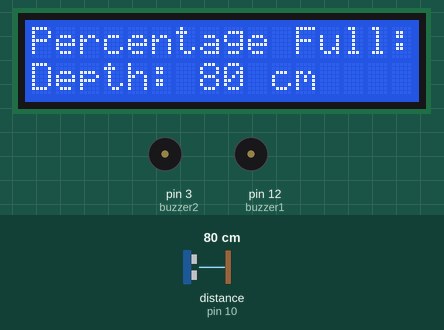
Simulated run of this sketch. Board: Arduino Uno, built with avr-gcc and run on an emulated ATmega328P. On the bench: 16×2 character LCD, buzzer (waves = sounding, pin HIGH). Wiring (inferred from the names in the program): ultrasonic range finder: trigger pin 11; echo pin 10. The test bench sets the inputs (shaded band); at power-on: distance to the obstacle (sensor on pin 10) 80 cm. The echo pulse lasts 58.3 µs per cm; pins used as bus, display or sensor lines are not drawn; what the sketch prints to the serial monitor is not drawn.

Above: at 1.2 s.
1.3 s: distance to the obstacle (sensor on pin 10) set to 2 cm
At 3.4 s:
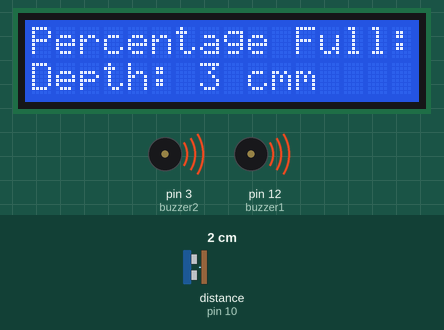
4.3 s: distance to the obstacle (sensor on pin 10) set to 83 cm
At 5.5 s:
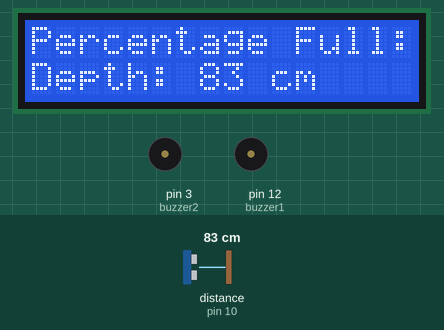
6.1 s: distance to the obstacle (sensor on pin 10) set to 77 cm
At 6.7 s:
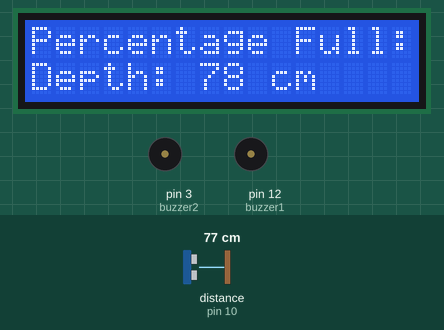
7.6 s: distance to the obstacle (sensor on pin 10) set to 120 cm
At 8.1 s:
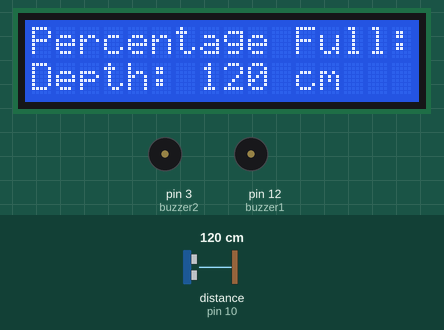
9.1 s: distance to the obstacle (sensor on pin 10) set to 4 cm
At 11.5 s:
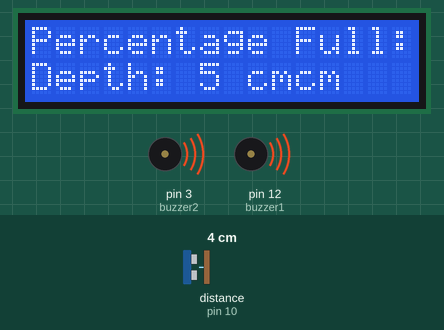
Timing chart, 0 to 13.1 s (numbered marks = the images above; inputs shaded):
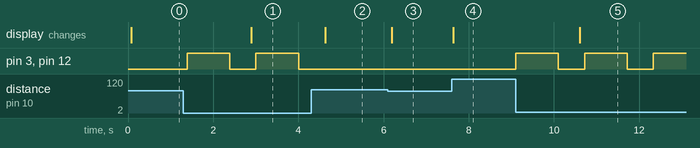

Measured:
- after the input at 1.3 s, pin 3 (buzzer2), pin 12 (buzzer1): alternates HIGH for 1.0 s and LOW for 0.62 s, starting after 0.09 s; the display: changes after 1.6 s (image 1)
- after the input at 4.3 s, pin 3 (buzzer2), pin 12 (buzzer1): stays LOW (without the input it goes to HIGH after 0.32 s); the display: changes after 0.33 s (image 2)
- after the input at 6.1 s, the display: changes after 0.09 s (image 3)
- after the input at 7.6 s, the display: changes at once (image 4)
- after the input at 9.1 s, pin 3 (buzzer2), pin 12 (buzzer1): alternates HIGH for 1.0 s and LOW for 0.62 s, starting at once; the display: changes after 1.5 s (image 5)

The sketch:

final_sketch.ino
```cpp
#include <LiquidCrystal.h>

int rs = 8;
int enable = 9;
int d4 = 4;
int d5 = 5;
int d6 = 6;
int d7 = 7;
int echoPin = 10;
int trigPin = 11;
long duration;
int distanceCm, distanceInch;
float depth = 30.0;
int buzzer1 = 12;
int buzzer2 = 3;
LiquidCrystal lcd(rs, enable, d4, d5, d6, d7);
void setup() {
  Serial.begin(9600);
  lcd.begin(16, 2);
  pinMode(echoPin, INPUT);
  pinMode(trigPin, OUTPUT);
  pinMode(buzzer1, OUTPUT);
  pinMode(buzzer2, OUTPUT);
}

void loop() {
  digitalWrite(trigPin, LOW);
  delayMicroseconds(2);
  digitalWrite(trigPin, HIGH);
  delayMicroseconds(10);
  digitalWrite(trigPin, LOW);
  duration = pulseIn(echoPin, HIGH);
  distanceCm = duration * 0.034 / 2;
  distanceCm = distanceCm +2;
  distanceInch = duration * 0.0133 / 2;
  float full = depth - distanceCm;
  float dist = (float)distanceCm;
  float percentfull = (full / depth) * 100.0;
  Serial.print("Distance: "); // Prints string "Distance" on the LCD
  Serial.println(distanceCm);
  Serial.print("Percent full : ");
  Serial.println(percentfull);
  if (percentfull > 70.0 && percentfull < 80)
  {
    digitalWrite(buzzer1, HIGH);
    delay(1000);
    digitalWrite(buzzer1, LOW);
    delay(500);

  }
  else if (percentfull > 80)
  {
    digitalWrite(buzzer1, HIGH);
    digitalWrite(buzzer2, HIGH);
    delay(1000);
    digitalWrite(buzzer1, LOW);
    digitalWrite(buzzer2, LOW);
    delay(500);

  }
  lcd.setCursor(0, 0); // Sets the location at which subsequent text written to the LCD will be displayed
  //Print the percentage of amount of tank full
  lcd.print("Percentage Full: "); // Prints string "Distance" on the LCD
  //  lcd.print(percentfull);
  lcd.print("%");
  lcd.setCursor(0, 1);
  lcd.print("Depth: "); // Prints string "Distance" on the LCD
  lcd.print(distanceCm);
  lcd.print(" cm");
  delay(100);
  delay(10);
}
```
